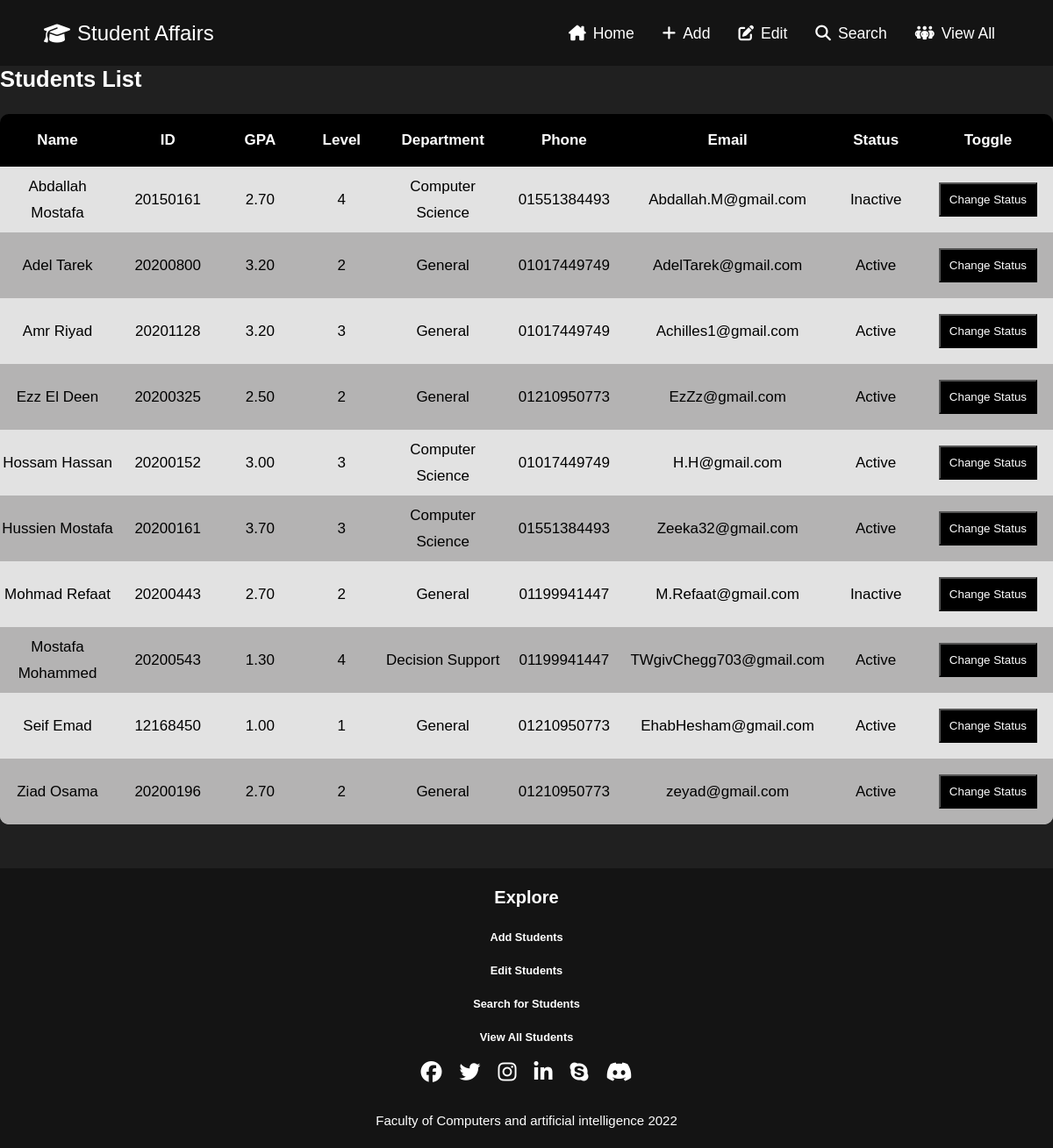
The page /View_Students/ on the database its author committed.
### addForm/models.py (models this page shows, shortened)
class Student(models.Model):
    name = models.CharField(max_length=50)
    phone = models.CharField(max_length=11)
    email = models.EmailField(max_length=254)
    stud_ID = models.CharField(max_length=8, primary_key=True)
    GPA = models.DecimalField(max_digits=4, decimal_places=2)
    STATUS_ACTIVE = 'Active'
    STATUS_INACTIVE = 'Inactive'
    STATUS_CHOICES = [(STATUS_ACTIVE, 'Active'), (STATUS_INACTIVE, 'Inactive')]
    status = models.CharField(choices=STATUS_CHOICES, max_length=12)
    GENDER_MALE = 'Male'
    GENDER_FEMALE = 'Female'
    GENDER_CHOICES = [(GENDER_MALE, 'Male'), (GENDER_FEMALE, 'Female')]
    gender = models.CharField(choices=GENDER_CHOICES, max_length=8)
    DEP_GENERAL = 'General'
    DEP_CS = 'Computer Science'
    DEP_IT = 'Information Technology'
    DEP_IS = 'Information Systems'
    DEP_DS = 'Decision Support'
    DEP_AI = 'Artifical Intelligence'
    DEPARTMENT_CHOICES = [(DEP_GENERAL, 'General'), (DEP_CS, 'Computer Science'), (DEP_IT, 'Information Technology'), (DEP_IS, 'Information Systems'), (DEP_DS, 'Decision Support'), (DEP_AI, 'Artifical Intelligence')]
    department = models.CharField(choices=DEPARTMENT_CHOICES, max_length=25)
    date = models.DateField()
    LEVEL1 = 1
    LEVEL2 = 2
    LEVEL3 = 3
    LEVEL4 = 4
    LEVEL_CHOICES = [(LEVEL1, '1'), (LEVEL2, '2'), (LEVEL3, '3'), (LEVEL4, '4')]
    level = models.IntegerField(choices=LEVEL_CHOICES)
    class Meta:
        ordering = ['name']

### view/views.py (the view)
# urls.py: path('View_Students/', include('view.urls')),
@csrf_protect
def view(request):
    return render(request, 'pages/View_stud.html', {'stud': Student.objects.all()})

### templates/pages/View_stud.html (shortened to what this page needs)
{% extends 'base.html' %}
{% load static %}
{% block css %}
    <link rel="stylesheet" href="{%static 'css/style1.css'%}?rand=23423423">
    <link rel="stylesheet" href="{%static 'css/addform.css' %}?rand=23423423">
{% endblock css %}
{%block content%}
    <div class="main">
        <div class="table__container">
            <div class="table__content">
                <h2 class="homepage__start">Students List</h2>
                <table class="nametb" id="viewAll">
                    <thead>
                        <tr>
                            <th class="r1">Name</th>
                            <th class="r1">ID</th>
                            <th class="r1">GPA</th>
                            <th class="r1">Level</th>
                            <th class="r1">Department</th>
                            <th class="r1">Phone</th>
                            <th class="r1">Email</th>
                            <th class="r1">Status</th>
                            <th class="r1">Toggle</th>
                        </tr>
                    </thead>
                    <tbody id="table__body">
                        {% for s in stud %}
                        <tr class='r2'>
                            <td>{{s.name}}</td>
                            <td> {{s.stud_ID}}</td>
                            <td>{{s.GPA}}</td>
                            <td>{{s.level}}</td>
                            <td>{{s.department}}</td>
                            <td>{{s.phone}}</td>
                            <td>{{s.email}}</td>
                            <td id="{{s.stud_ID}}">{{s.status}}</td>
                            <td><input type="button" class="toggle" value="Change Status" id="button" onclick="updateStatus('{{s.status}}', '{{s.stud_ID}}')"></td>
                        </tr>
                        {% endfor %}
                    </tbody>
                </table>
            </div>
        </div>
    </div>
{%endblock content%}

### project/static/css/style1.css (style rules this page uses)
* { margin: 0; padding: 0; font-family: sans-serif; box-sizing: border-box; }
.nametb { border-collapse: collapse; background: #202020; border-radius: 10px; overflow: hidden; width: 100%; margin: 0 auto; position: relative; }
.table__container { width: 100%; min-height: 80vh; display: flex; align-items: center; justify-content: center; }
.table__content { width: 1250px; }
table thead tr { height: 60px; background: #000; }
.r1 { width: 260px; color: #fff; }
table tr:nth-child(odd) td { background-color: #e2e2e2; }
table tr:nth-child(even) td { background-color: #b4b3b3; }
.r2 { height: 75px; color: black; background-color: #e2e2e2; }
.homepage__start { color: #fff; margin-bottom: 25px; }
td { text-align: center; }
.toggle { cursor: pointer; background: #000; color: #FFF; padding: 10px; }
html { overflow-y: scroll; scrollbar-width: none; -ms-overflow-style: none; }

### project/static/css/addform.css (style rules this page uses)
body { font-family: sans-serif; font-weight: 300; font-size: 17px; line-height: 30px; color: #777; background: #202020; }

### rows shown on the page
Student: name "Abdallah Mostafa", stud_ID "20150161", GPA "2.70", level "4", department "Computer Science", phone "01551384493", email "Abdallah.M@gmail.com", status "Inactive"
Student: name "Adel Tarek", stud_ID "20200800", GPA "3.20", level "2", department "General", phone "01017449749", email "AdelTarek@gmail.com", status "Active"
Student: name "Amr Riyad", stud_ID "20201128", GPA "3.20", level "3", department "General", phone "01017449749", email "Achilles1@gmail.com", status "Active"
Student: name "Ezz El Deen", stud_ID "20200325", GPA "2.50", level "2", department "General", phone "01210950773", email "EzZz@gmail.com", status "Active"
Student: name "Hossam Hassan", stud_ID "20200152", GPA "3.00", level "3", department "Computer Science", phone "01017449749", email "H.H@gmail.com", status "Active"
Student: name "Hussien Mostafa", stud_ID "20200161", GPA "3.70", level "3", department "Computer Science", phone "01551384493", email "Zeeka32@gmail.com", status "Active"
Student: name "Mohmad Refaat", stud_ID "20200443", GPA "2.70", level "2", department "General", phone "01199941447", email "M.Refaat@gmail.com", status "Inactive"
Student: name "Mostafa Mohammed", stud_ID "20200543", GPA "1.30", level "4", department "Decision Support", phone "01199941447", email "TWgivChegg703@gmail.com", status "Active"
Student: name "Seif Emad", stud_ID "12168450", GPA "1.00", level "1", department "General", phone "01210950773", email "EhabHesham@gmail.com", status "Active"
Student: name "Ziad Osama", stud_ID "20200196", GPA "2.70", level "2", department "General", phone "01210950773", email "zeyad@gmail.com", status "Active"
